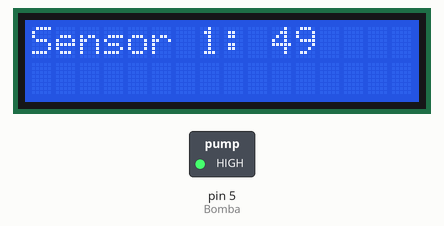
This sketch was run on a simulated Arduino Uno, built with avr-gcc and run on an emulated ATmega328P. On the bench: 16×2 character LCD, switched loads named in the sketch (green lamp = pin HIGH). What the sketch prints to the serial monitor is not drawn.

Above: at 0.1 s.
At 10.1 s:
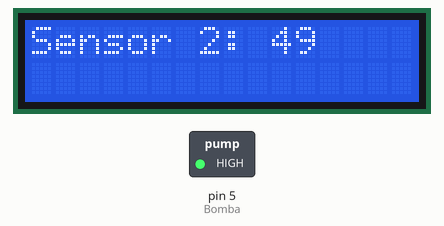
At 20.2 s:
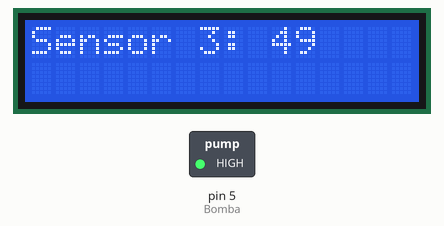
At 30.2 s:
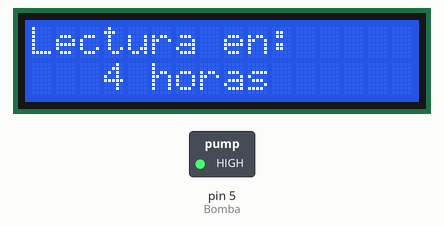

The sketch:

LabC_LCD.ino
```cpp
int Bomba = 5;
// Se incluye libreria Wire para comunicacion I2C
#include <Wire.h>
// Se incluye la libreria NewLiquidCrystal para comunicacion I2C
#include <LiquidCrystal_I2C.h>

const unsigned long SECOND = 1000;
const unsigned long MINUTE = 60*SECOND;
const unsigned long HOUR = 3600*SECOND;


// Definimos los pines de la pantalla LCD
const int  en = 2, rw = 1, rs = 0, d4 = 4, d5 = 5, d6 = 6, d7 = 7, bl = 3;

// Direccion del modulo I2C
const int i2c_addr = 0x27;

LiquidCrystal_I2C lcd(i2c_addr, en, rw, rs, d4, d5, d6, d7, bl, POSITIVE);

void setup() {


  pinMode(Bomba, OUTPUT);
  digitalWrite(Bomba, HIGH);


  Serial.begin(9600);
// Se configura la pantalla como 16x2
  lcd.begin(16,2);

}

void loop() {

  for (int Sns = 0; Sns < 3; Sns++){
  int sensorValue = analogRead(Sns);
  int HumedadP = map(sensorValue, 1023, 0, 0, 100);
  Serial.print("Porcentaje de humedad del sensor ");
  Serial.print(Sns+1);
  Serial.print(": ");
  Serial.println(HumedadP);

  // Parte agregada
  lcd.setCursor(0,0);
  lcd.print("Sensor ");
  lcd.print(Sns+1);
  lcd.print(": ");
  lcd.print(HumedadP);


  delay(10000);

  if (HumedadP < 30){

    pinMode(Sns+6, OUTPUT);
    Serial.print("Valvula ");
    Serial.print(Sns+1);
    Serial.println(" activada");

    lcd.setCursor(0,1);   // LCD
    lcd.print("Valvula ");
    lcd.print(Sns+1);
    lcd.print(" activada");


    digitalWrite(Sns+6, LOW);
    delay(2*MINUTE);

    digitalWrite(Sns+6, HIGH);
    delay(3000);

  }


  lcd.clear();


  }

for (int sec = 4; sec >= 1; sec--){

lcd.setCursor(0,0);
lcd.print("Lectura en: ");
lcd.setCursor(3,1);
lcd.print(sec);
lcd.print(" horas");
delay(HOUR);
}

lcd.clear();

digitalWrite(Bomba, LOW);
delay(5000);

digitalWrite(Bomba, HIGH);

}
```

Measured:
- what the display in image 1 shows lasts 10.0 s, from 10.1 s to 20.1 s
